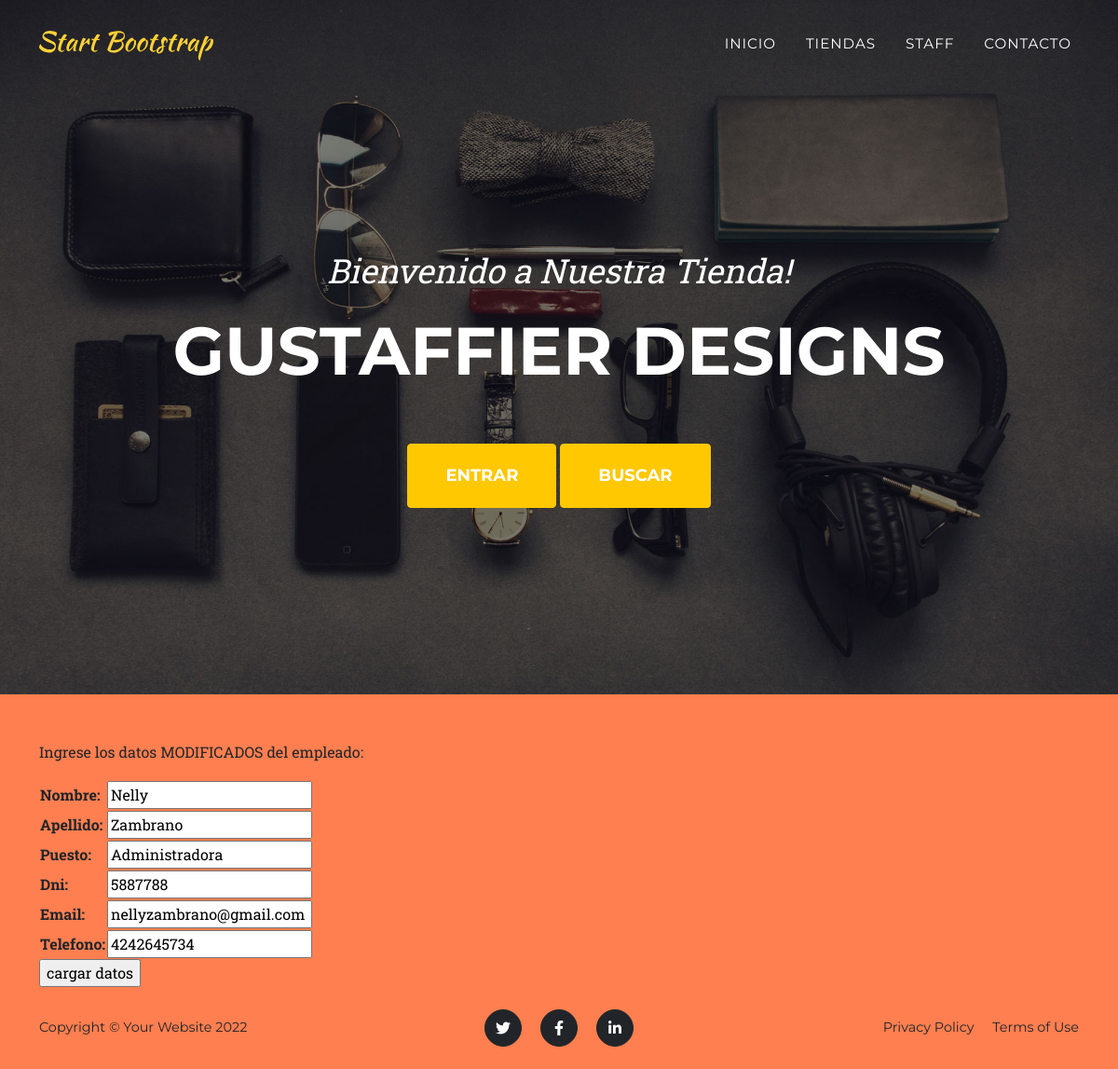
/tiendapp/editarEmpleado/5887788/, run on the app's committed database.
### TiendApp/models.py (models this page shows, shortened)
class Staff(models.Model):
    nombre=models.CharField(max_length=30)
    apellido=models.CharField(max_length=30)
    puesto=models.CharField(max_length=30)
    dni=models.IntegerField(primary_key=True)
    email=models.EmailField()
    telefono=models.IntegerField()

### TiendApp/views.py (the view)
# urls.py: path("editarEmpleado/<empleados_dni>/", actualizar, name="editarEmpleado")
def actualizar (request, empleados_dni):
    empleado=Staff.objects.get(dni=empleados_dni)
    if request.method == "POST":
        mi_form2 =AgregarEmpleado(request.POST)
        print(mi_form2)
        if mi_form2.is_valid:
            info=mi_form2.cleaned_data
            empleado.nombre=info['nombre']
            empleado.apellido=info['apellido']
            empleado.puesto=info['puesto']
            empleado.dni=info['dni']
            empleado.telefono=info['telefono']
            empleado.email=info['email']
            empleado.save()
            return render(request, "tiendapp/index.html")
    else:
        mi_form2= AgregarEmpleado(initial={"nombre":empleado.nombre,"apellido":empleado.apellido, "puesto":empleado.puesto, "dni":empleado.dni, "email":empleado.email, "telefono":empleado.telefono} )
        return render(request, "tiendapp/editarEmpleado.html", {"mi_form2":mi_form2, "empleados_dni":empleados_dni})

### TiendApp/forms.py
class AgregarEmpleado(forms.Form):
    nombre=forms.CharField(max_length=30)
    apellido=forms.CharField(max_length=30)
    puesto=forms.CharField(max_length=30)
    dni=forms.IntegerField()
    email=forms.EmailField()
    telefono=forms.IntegerField()

### TiendApp/templates/TiendApp/editarEmpleado.html (shortened to what this page needs)
{% extends "TiendApp/base.html"%}
{%block main_content%}
<div class="container mt-5">
    <form action="/tiendapp/editarEmpleado/{{empleados_dni}}/" method="POST"> {% csrf_token %}
            <p>Ingrese los datos MODIFICADOS del empleado: </p>
            <table>
                {{mi_form2.as_table}}
            </table>
                <input type="submit" value= "cargar datos" >
        </form>
</div>
{%endblock%}

### TiendApp/templates/TiendApp/editarEmpleado.html (style rules this page uses)
body { background-color: coral; }

### data on the page
Staff: nombre "Nelly", apellido "Zambrano", puesto "Administradora", dni "5887788", email "nellyzambrano@gmail.com", telefono "4242645734"
